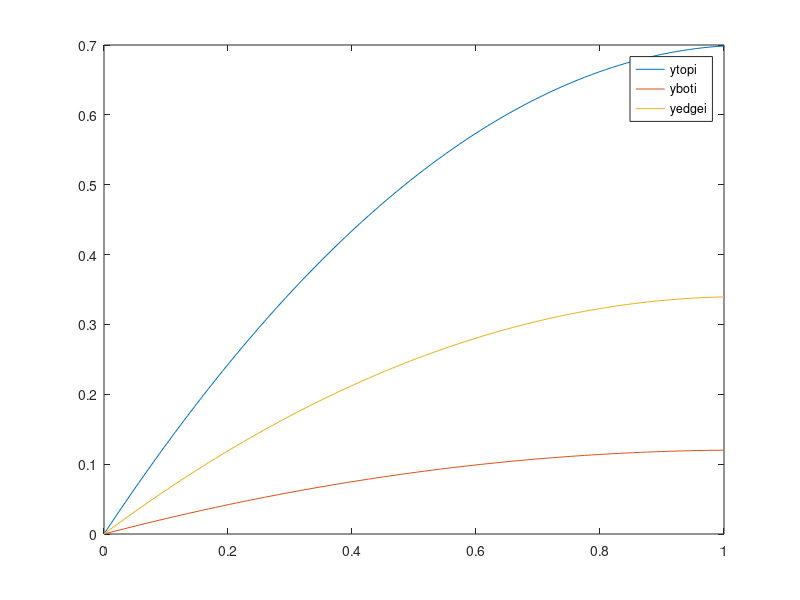

Here is the MATLAB script that generated this plot:
clear
close all
clc

%the length of the actuator is set equal to 2. All lengths are normalized
%with respect to half of the length of the actuator. Therefore, x ranges in
%the interval [0,1]. xe belongs to the same interval.

global angle_halfpleat offset
%independent parameters:
number_pleats = 6; %THIS IS THE NUMBER OF PLEATS IN THE GRACE
angle_halfpleat = 0.5*(2*pi)/number_pleats;
offset = 0.25; %radius at the end sections of the actuators

aM1 = 0.38;
aM2 = 0.2;
am2 = 0.15;
dist2 = 0.57;

%compute am1 and dc1:
am1 = dist2*cos(pi/2 - angle_halfpleat) - am2*cos(angle_halfpleat);
dist1 = dist2*sin(pi/2 - angle_halfpleat) + am2*sin(angle_halfpleat);


%parabolic profiles
n = 30;
x = linspace(0,1,n*3);
t1 = 0.7;
b1 = 0.28;
t2 = t1 + dist1 + aM1 - offset;
b2 = b1 + dist2 - aM2 - offset;

while 0.5*t2/t1<1
    t1 = 0.92*t1
    t2 = t1 + dist1 + aM1 - offset
end
while 0.5*b2/b1<1
    b1 = 0.92*b1
    b2 = b1 + dist2 - aM2 - offset
end

if 0.5*b2/b1<1 || 0.5*t2/t1<1
    disp('warning! Check parabolic profiles')
end

ytopi = -t1*x.^2 + t2*x;
yboti = -b1*x.^2 + b2*x;

%obtain profile of the "edge"
%final point:
yf_edge = norm([dist1, am1]) - offset;
%parabola:
g1 = 0.5*(t1+b1);
g2 = g1 + yf_edge;
while 0.5*g2/g1<1
    g1 = 0.92*g1;
    g2 = g1 + yf_edge;
end
yedgei = -g1*x.^2 + g2*x;


plot (x, ytopi)
hold on
plot (x, yboti)
plot (x, yedgei)
hold off
legend ('ytopi', 'yboti', 'yedgei' , 'x')

